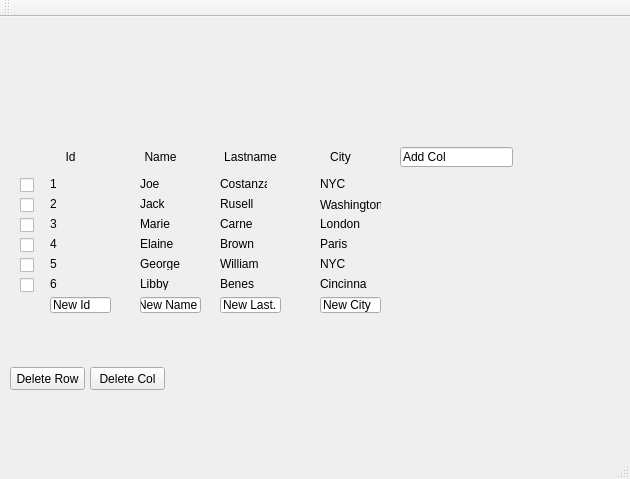
<?xml version="1.0" encoding="UTF-8"?>
<ui version="4.0">
 <class>exampleFinal1</class>
 <widget class="QMainWindow" name="exampleFinal1">
  <property name="geometry">
   <rect>
    <x>0</x>
    <y>0</y>
    <width>630</width>
    <height>479</height>
   </rect>
  </property>
  <property name="windowTitle">
   <string>exampleFinal1</string>
  </property>
  <widget class="QWidget" name="centralWidget">
   <widget class="QCheckBox" name="checkBox_2">
    <property name="geometry">
     <rect>
      <x>20</x>
      <y>160</y>
      <width>16</width>
      <height>17</height>
     </rect>
    </property>
    <property name="text">
     <string/>
    </property>
   </widget>
   <widget class="QCheckBox" name="checkBox_3">
    <property name="geometry">
     <rect>
      <x>20</x>
      <y>200</y>
      <width>16</width>
      <height>17</height>
     </rect>
    </property>
    <property name="text">
     <string/>
    </property>
   </widget>
   <widget class="QCheckBox" name="checkBox_4">
    <property name="geometry">
     <rect>
      <x>20</x>
      <y>220</y>
      <width>16</width>
      <height>17</height>
     </rect>
    </property>
    <property name="text">
     <string/>
    </property>
   </widget>
   <widget class="QCheckBox" name="checkBox_5">
    <property name="geometry">
     <rect>
      <x>20</x>
      <y>240</y>
      <width>16</width>
      <height>17</height>
     </rect>
    </property>
    <property name="text">
     <string/>
    </property>
   </widget>
   <widget class="QCheckBox" name="checkBox_6">
    <property name="geometry">
     <rect>
      <x>20</x>
      <y>260</y>
      <width>16</width>
      <height>17</height>
     </rect>
    </property>
    <property name="text">
     <string/>
    </property>
   </widget>
   <widget class="QCheckBox" name="checkBox_7">
    <property name="geometry">
     <rect>
      <x>20</x>
      <y>180</y>
      <width>16</width>
      <height>17</height>
     </rect>
    </property>
    <property name="text">
     <string/>
    </property>
   </widget>
   <widget class="QLabel" name="label">
    <property name="geometry">
     <rect>
      <x>40</x>
      <y>130</y>
      <width>61</width>
      <height>20</height>
     </rect>
    </property>
    <property name="text">
     <string>Id</string>
    </property>
    <property name="alignment">
     <set>Qt::AlignCenter</set>
    </property>
   </widget>
   <widget class="QPushButton" name="pushButton_3">
    <property name="geometry">
     <rect>
      <x>10</x>
      <y>350</y>
      <width>75</width>
      <height>23</height>
     </rect>
    </property>
    <property name="text">
     <string>Delete Row</string>
    </property>
   </widget>
   <widget class="QPushButton" name="pushButton_4">
    <property name="geometry">
     <rect>
      <x>90</x>
      <y>350</y>
      <width>75</width>
      <height>23</height>
     </rect>
    </property>
    <property name="text">
     <string>Delete Col</string>
    </property>
   </widget>
   <widget class="QLabel" name="label_2">
    <property name="geometry">
     <rect>
      <x>310</x>
      <y>130</y>
      <width>61</width>
      <height>20</height>
     </rect>
    </property>
    <property name="text">
     <string>City</string>
    </property>
    <property name="alignment">
     <set>Qt::AlignCenter</set>
    </property>
   </widget>
   <widget class="QLabel" name="label_3">
    <property name="geometry">
     <rect>
      <x>220</x>
      <y>130</y>
      <width>61</width>
      <height>20</height>
     </rect>
    </property>
    <property name="text">
     <string>Lastname</string>
    </property>
    <property name="alignment">
     <set>Qt::AlignCenter</set>
    </property>
   </widget>
   <widget class="QLabel" name="label_4">
    <property name="geometry">
     <rect>
      <x>130</x>
      <y>130</y>
      <width>61</width>
      <height>20</height>
     </rect>
    </property>
    <property name="text">
     <string>Name</string>
    </property>
    <property name="alignment">
     <set>Qt::AlignCenter</set>
    </property>
   </widget>
   <widget class="QLineEdit" name="lineEdit">
    <property name="geometry">
     <rect>
      <x>400</x>
      <y>130</y>
      <width>113</width>
      <height>20</height>
     </rect>
    </property>
    <property name="text">
     <string>Add Col</string>
    </property>
   </widget>
   <widget class="QLineEdit" name="lineEdit_2">
    <property name="geometry">
     <rect>
      <x>50</x>
      <y>280</y>
      <width>61</width>
      <height>16</height>
     </rect>
    </property>
    <property name="text">
     <string>New Id</string>
    </property>
   </widget>
   <widget class="QLineEdit" name="lineEdit_3">
    <property name="geometry">
     <rect>
      <x>140</x>
      <y>280</y>
      <width>61</width>
      <height>16</height>
     </rect>
    </property>
    <property name="text">
     <string>New Name</string>
    </property>
   </widget>
   <widget class="QLineEdit" name="lineEdit_4">
    <property name="geometry">
     <rect>
      <x>220</x>
      <y>280</y>
      <width>61</width>
      <height>16</height>
     </rect>
    </property>
    <property name="text">
     <string>New Last.</string>
    </property>
   </widget>
   <widget class="QLineEdit" name="lineEdit_5">
    <property name="geometry">
     <rect>
      <x>320</x>
      <y>280</y>
      <width>61</width>
      <height>16</height>
     </rect>
    </property>
    <property name="text">
     <string>New City</string>
    </property>
   </widget>
   <widget class="QLabel" name="label_5">
    <property name="geometry">
     <rect>
      <x>50</x>
      <y>160</y>
      <width>47</width>
      <height>13</height>
     </rect>
    </property>
    <property name="text">
     <string>1</string>
    </property>
   </widget>
   <widget class="QLabel" name="label_6">
    <property name="geometry">
     <rect>
      <x>50</x>
      <y>180</y>
      <width>47</width>
      <height>13</height>
     </rect>
    </property>
    <property name="text">
     <string>2</string>
    </property>
   </widget>
   <widget class="QLabel" name="label_7">
    <property name="geometry">
     <rect>
      <x>50</x>
      <y>200</y>
      <width>47</width>
      <height>13</height>
     </rect>
    </property>
    <property name="text">
     <string>3</string>
    </property>
   </widget>
   <widget class="QLabel" name="label_8">
    <property name="geometry">
     <rect>
      <x>50</x>
      <y>220</y>
      <width>47</width>
      <height>13</height>
     </rect>
    </property>
    <property name="text">
     <string>4</string>
    </property>
   </widget>
   <widget class="QLabel" name="label_9">
    <property name="geometry">
     <rect>
      <x>50</x>
      <y>240</y>
      <width>47</width>
      <height>13</height>
     </rect>
    </property>
    <property name="text">
     <string>5</string>
    </property>
   </widget>
   <widget class="QLabel" name="label_10">
    <property name="geometry">
     <rect>
      <x>50</x>
      <y>260</y>
      <width>47</width>
      <height>13</height>
     </rect>
    </property>
    <property name="text">
     <string>6</string>
    </property>
   </widget>
   <widget class="QLabel" name="label_11">
    <property name="geometry">
     <rect>
      <x>140</x>
      <y>160</y>
      <width>47</width>
      <height>13</height>
     </rect>
    </property>
    <property name="text">
     <string>Joe</string>
    </property>
   </widget>
   <widget class="QLabel" name="label_12">
    <property name="geometry">
     <rect>
      <x>140</x>
      <y>180</y>
      <width>47</width>
      <height>13</height>
     </rect>
    </property>
    <property name="text">
     <string>Jack</string>
    </property>
   </widget>
   <widget class="QLabel" name="label_13">
    <property name="geometry">
     <rect>
      <x>140</x>
      <y>200</y>
      <width>47</width>
      <height>13</height>
     </rect>
    </property>
    <property name="text">
     <string>Marie</string>
    </property>
   </widget>
   <widget class="QLabel" name="label_14">
    <property name="geometry">
     <rect>
      <x>140</x>
      <y>220</y>
      <width>47</width>
      <height>13</height>
     </rect>
    </property>
    <property name="text">
     <string>Elaine</string>
    </property>
   </widget>
   <widget class="QLabel" name="label_15">
    <property name="geometry">
     <rect>
      <x>140</x>
      <y>240</y>
      <width>47</width>
      <height>13</height>
     </rect>
    </property>
    <property name="text">
     <string>George</string>
    </property>
   </widget>
   <widget class="QLabel" name="label_16">
    <property name="geometry">
     <rect>
      <x>140</x>
      <y>260</y>
      <width>47</width>
      <height>13</height>
     </rect>
    </property>
    <property name="text">
     <string>Libby</string>
    </property>
   </widget>
   <widget class="QLabel" name="label_17">
    <property name="geometry">
     <rect>
      <x>220</x>
      <y>160</y>
      <width>47</width>
      <height>13</height>
     </rect>
    </property>
    <property name="text">
     <string>Costanza</string>
    </property>
   </widget>
   <widget class="QLabel" name="label_18">
    <property name="geometry">
     <rect>
      <x>220</x>
      <y>180</y>
      <width>47</width>
      <height>13</height>
     </rect>
    </property>
    <property name="text">
     <string>Rusell</string>
    </property>
   </widget>
   <widget class="QLabel" name="label_19">
    <property name="geometry">
     <rect>
      <x>220</x>
      <y>200</y>
      <width>47</width>
      <height>13</height>
     </rect>
    </property>
    <property name="text">
     <string>Carne</string>
    </property>
   </widget>
   <widget class="QLabel" name="label_20">
    <property name="geometry">
     <rect>
      <x>220</x>
      <y>220</y>
      <width>47</width>
      <height>13</height>
     </rect>
    </property>
    <property name="text">
     <string>Brown</string>
    </property>
   </widget>
   <widget class="QLabel" name="label_21">
    <property name="geometry">
     <rect>
      <x>220</x>
      <y>240</y>
      <width>47</width>
      <height>13</height>
     </rect>
    </property>
    <property name="text">
     <string>William</string>
    </property>
   </widget>
   <widget class="QLabel" name="label_22">
    <property name="geometry">
     <rect>
      <x>220</x>
      <y>260</y>
      <width>47</width>
      <height>13</height>
     </rect>
    </property>
    <property name="text">
     <string>Benes</string>
    </property>
   </widget>
   <widget class="QLabel" name="label_23">
    <property name="geometry">
     <rect>
      <x>320</x>
      <y>160</y>
      <width>47</width>
      <height>13</height>
     </rect>
    </property>
    <property name="text">
     <string>NYC</string>
    </property>
   </widget>
   <widget class="QLabel" name="label_24">
    <property name="geometry">
     <rect>
      <x>320</x>
      <y>180</y>
      <width>61</width>
      <height>16</height>
     </rect>
    </property>
    <property name="text">
     <string>Washington</string>
    </property>
   </widget>
   <widget class="QLabel" name="label_25">
    <property name="geometry">
     <rect>
      <x>320</x>
      <y>200</y>
      <width>47</width>
      <height>13</height>
     </rect>
    </property>
    <property name="text">
     <string>London</string>
    </property>
   </widget>
   <widget class="QLabel" name="label_26">
    <property name="geometry">
     <rect>
      <x>320</x>
      <y>220</y>
      <width>47</width>
      <height>13</height>
     </rect>
    </property>
    <property name="text">
     <string>Paris</string>
    </property>
   </widget>
   <widget class="QLabel" name="label_27">
    <property name="geometry">
     <rect>
      <x>320</x>
      <y>240</y>
      <width>47</width>
      <height>13</height>
     </rect>
    </property>
    <property name="text">
     <string>NYC</string>
    </property>
   </widget>
   <widget class="QLabel" name="label_28">
    <property name="geometry">
     <rect>
      <x>320</x>
      <y>260</y>
      <width>47</width>
      <height>13</height>
     </rect>
    </property>
    <property name="text">
     <string>Cincinnati</string>
    </property>
   </widget>
  </widget>
  <widget class="QMenuBar" name="menuBar">
   <property name="geometry">
    <rect>
     <x>0</x>
     <y>0</y>
     <width>630</width>
     <height>21</height>
    </rect>
   </property>
  </widget>
  <widget class="QToolBar" name="mainToolBar">
   <attribute name="toolBarArea">
    <enum>TopToolBarArea</enum>
   </attribute>
   <attribute name="toolBarBreak">
    <bool>false</bool>
   </attribute>
  </widget>
  <widget class="QStatusBar" name="statusBar"/>
 </widget>
 <layoutdefault spacing="6" margin="11"/>
 <resources/>
 <connections/>
</ui>
